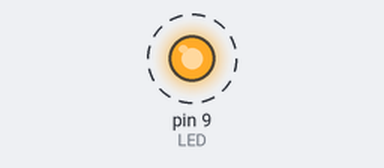
The sketch below on a simulated Arduino Uno, built with avr-gcc and run on an emulated ATmega328P. Parts: output pins drawn as LEDs (lit = HIGH). Dashed ring = blinking.

Above: at 0.5 s.
Timing chart, 0 to 4.6 s (numbered marks = the images above):
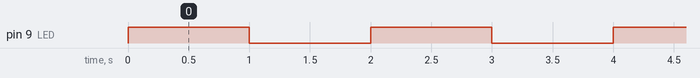

The sketch:

Blink.ino
```cpp
#define LED 9

void setup() {
  // put your setup code here, to run once:
  pinMode(LED, OUTPUT);
}

void loop() {
  // put your main code here, to run repeatedly:
  digitalWrite(LED, HIGH);
  delay(1000);
  digitalWrite(LED, LOW);
  delay(1000);
}
```

Measured:
- by itself, pin 9 (LED): alternates HIGH for 1.0 s and LOW for 1.0 s
